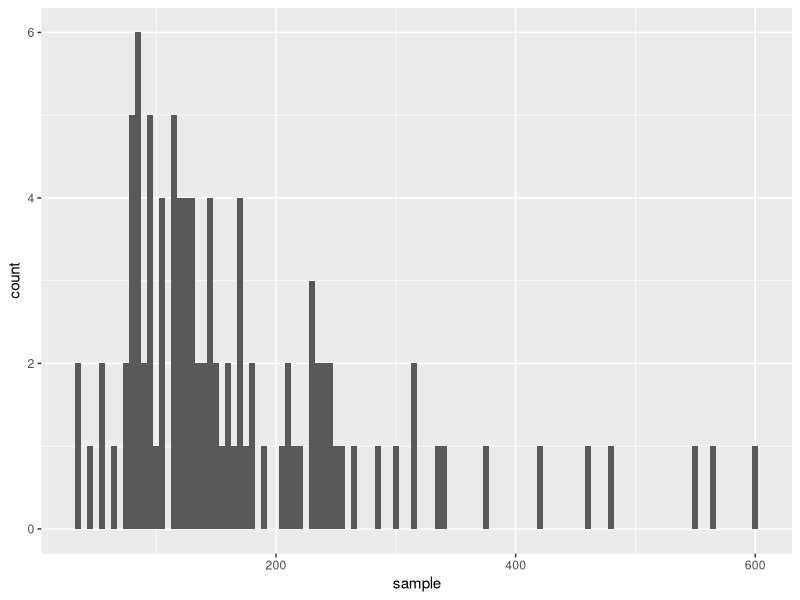
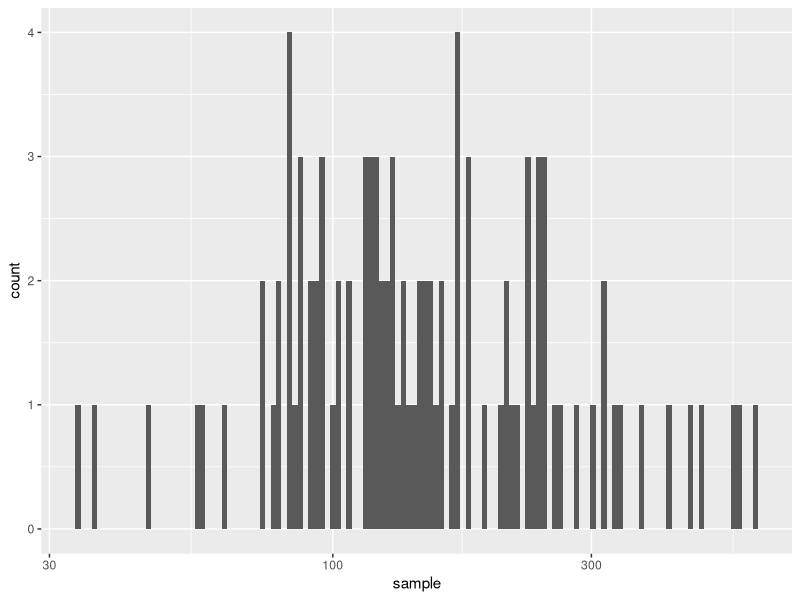
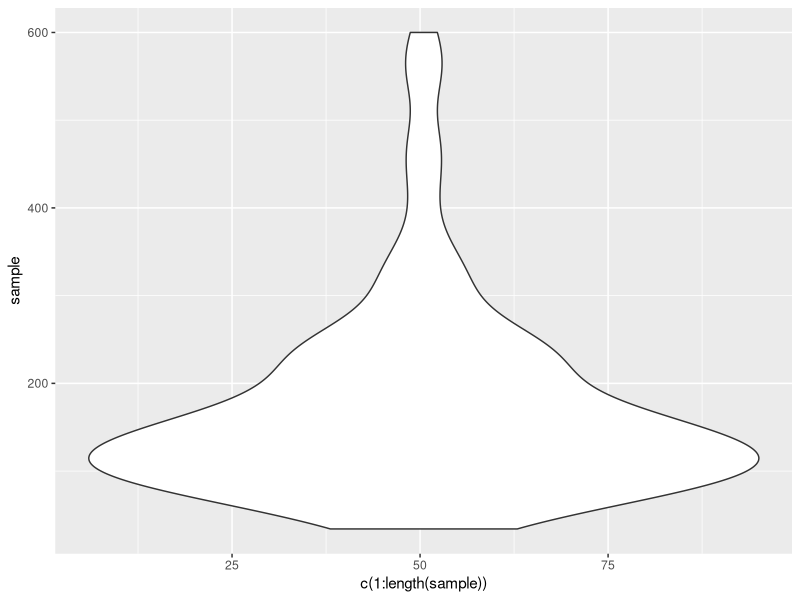

These figures' R source, in order:
## ---- chunk 1
library(tidyverse)
## ---- chunk 2
sample <- rlnorm(100, meanlog = 5, sdlog = 0.5)
## ---- chunk 3
ggplot(data = data.frame(sample), aes(x = sample)) +
  geom_histogram(binwidth = 5)
## ---- chunk 4
ggplot(data = data.frame(sample), aes(x = sample)) +
  geom_histogram(binwidth = 0.01) +
  scale_x_log10()
## ---- chunk 5
ggplot(data = data.frame(sample), aes(x = c(1:length(sample)), y = sample)) +
  geom_violin()
